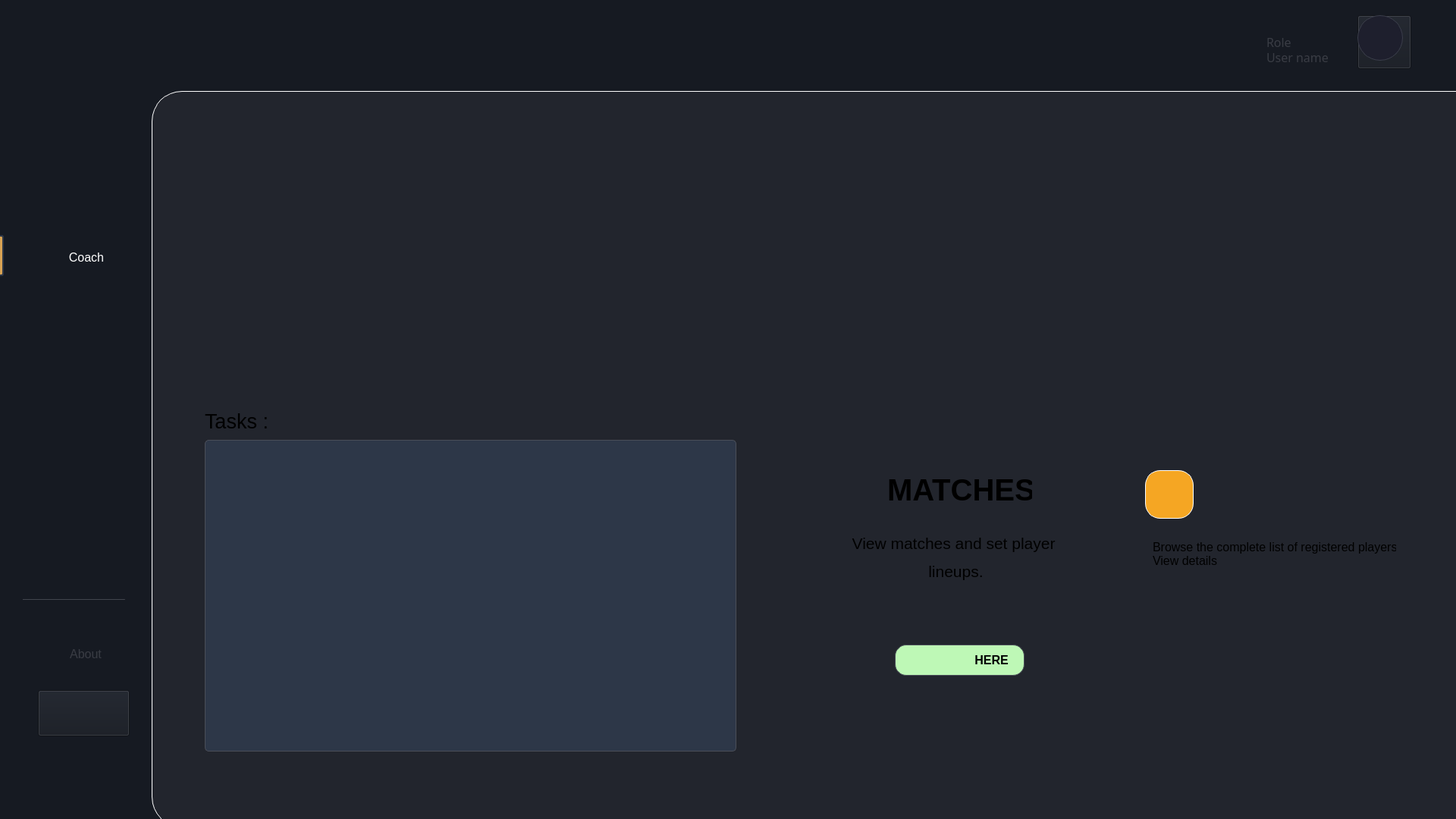
<?xml version="1.0" encoding="UTF-8"?>
<ui version="4.0">
 <class>CoachWindow</class>
 <widget class="QMainWindow" name="MainWindow">
  <property name="geometry">
   <rect>
    <x>0</x>
    <y>0</y>
    <width>1920</width>
    <height>1080</height>
   </rect>
  </property>
  <property name="windowTitle">
   <string>MainWindow</string>
  </property>
  <property name="styleSheet">
   <string notr="true">background-color: #161A22;</string>
  </property>
  <widget class="QWidget" name="centralwidget">
   <widget class="QWidget" name="widget_2" native="true">
    <property name="geometry">
     <rect>
      <x>200</x>
      <y>120</y>
      <width>1851</width>
      <height>971</height>
     </rect>
    </property>
    <property name="styleSheet">
     <string notr="true">background-color: #22252D;
border-radius:40px;
border: 1px solid #FFFFFF; /* Subtle blue-gray border */
</string>
    </property>
   </widget>
   <widget class="QLabel" name="label">
    <property name="geometry">
     <rect>
      <x>50</x>
      <y>30</y>
      <width>85</width>
      <height>85</height>
     </rect>
    </property>
    <property name="text">
     <string/>
    </property>
    <property name="pixmap">
     <pixmap>:/img/logo football.png</pixmap>
    </property>
    <property name="scaledContents">
     <bool>true</bool>
    </property>
   </widget>
   <widget class="Line" name="line_2">
    <property name="geometry">
     <rect>
      <x>-10</x>
      <y>310</y>
      <width>15</width>
      <height>54</height>
     </rect>
    </property>
    <property name="styleSheet">
     <string notr="true">QFrame#line_2 {
    background-color: #D8A353; /* Match the exact background color */
    border: 2px solid #2D3748; /* Darker border to contrast with background */
    border-radius: 3px;
}</string>
    </property>
    <property name="orientation">
     <enum>Qt::Orientation::Vertical</enum>
    </property>
   </widget>
   <widget class="QLabel" name="label_3">
    <property name="geometry">
     <rect>
      <x>30</x>
      <y>320</y>
      <width>35</width>
      <height>35</height>
     </rect>
    </property>
    <property name="styleSheet">
     <string notr="true">background-color: transparent;</string>
    </property>
    <property name="text">
     <string/>
    </property>
    <property name="pixmap">
     <pixmap>:/img/coach.png</pixmap>
    </property>
    <property name="scaledContents">
     <bool>true</bool>
    </property>
   </widget>
   <widget class="QPushButton" name="coachButton">
    <property name="geometry">
     <rect>
      <x>74</x>
      <y>327</y>
      <width>80</width>
      <height>24</height>
     </rect>
    </property>
    <property name="font">
     <font>
      <pointsize>12</pointsize>
     </font>
    </property>
    <property name="styleSheet">
     <string notr="true">background-color: transparent;
color:white;
border:0px;</string>
    </property>
    <property name="text">
     <string>Coach</string>
    </property>
    <property name="iconSize">
     <size>
      <width>20</width>
      <height>20</height>
     </size>
    </property>
   </widget>
   <widget class="Line" name="line">
    <property name="geometry">
     <rect>
      <x>30</x>
      <y>790</y>
      <width>135</width>
      <height>1</height>
     </rect>
    </property>
    <property name="styleSheet">
     <string notr="true">background-color: #393C44;</string>
    </property>
    <property name="orientation">
     <enum>Qt::Orientation::Horizontal</enum>
    </property>
   </widget>
   <widget class="QLabel" name="label_13">
    <property name="geometry">
     <rect>
      <x>30</x>
      <y>850</y>
      <width>28</width>
      <height>29</height>
     </rect>
    </property>
    <property name="styleSheet">
     <string notr="true">background-color: transparent;</string>
    </property>
    <property name="text">
     <string/>
    </property>
    <property name="pixmap">
     <pixmap>:/img/language.png</pixmap>
    </property>
    <property name="scaledContents">
     <bool>true</bool>
    </property>
   </widget>
   <widget class="QLabel" name="label_14">
    <property name="geometry">
     <rect>
      <x>30</x>
      <y>920</y>
      <width>28</width>
      <height>29</height>
     </rect>
    </property>
    <property name="styleSheet">
     <string notr="true">background-color: transparent;</string>
    </property>
    <property name="text">
     <string/>
    </property>
    <property name="pixmap">
     <pixmap resource="../images.qrc">:/img/logout.png</pixmap>
    </property>
    <property name="scaledContents">
     <bool>true</bool>
    </property>
   </widget>
   <widget class="QPushButton" name="LogOutButton">
    <property name="geometry">
     <rect>
      <x>80</x>
      <y>920</y>
      <width>80</width>
      <height>24</height>
     </rect>
    </property>
    <property name="font">
     <font>
      <pointsize>12</pointsize>
     </font>
    </property>
    <property name="styleSheet">
     <string notr="true">background-color: transparent;
color:#393C44;
border:0px;</string>
    </property>
    <property name="text">
     <string>Log Out</string>
    </property>
    <property name="iconSize">
     <size>
      <width>20</width>
      <height>20</height>
     </size>
    </property>
   </widget>
   <widget class="QPushButton" name="LogOutButton_2">
    <property name="geometry">
     <rect>
      <x>73</x>
      <y>850</y>
      <width>80</width>
      <height>24</height>
     </rect>
    </property>
    <property name="font">
     <font>
      <pointsize>12</pointsize>
     </font>
    </property>
    <property name="styleSheet">
     <string notr="true">background-color: transparent;
color:#393C44;
border:0px;</string>
    </property>
    <property name="text">
     <string>About</string>
    </property>
    <property name="iconSize">
     <size>
      <width>20</width>
      <height>20</height>
     </size>
    </property>
   </widget>
   <widget class="QLabel" name="label_2">
    <property name="geometry">
     <rect>
      <x>200</x>
      <y>0</y>
      <width>1672</width>
      <height>515</height>
     </rect>
    </property>
    <property name="styleSheet">
     <string notr="true">background-color: transparent;</string>
    </property>
    <property name="text">
     <string/>
    </property>
    <property name="pixmap">
     <pixmap resource="../images.qrc">:/img/HEADER.png</pixmap>
    </property>
    <property name="scaledContents">
     <bool>true</bool>
    </property>
   </widget>
   <widget class="QLabel" name="label_4">
    <property name="geometry">
     <rect>
      <x>270</x>
      <y>530</y>
      <width>141</width>
      <height>51</height>
     </rect>
    </property>
    <property name="font">
     <font>
      <pointsize>20</pointsize>
     </font>
    </property>
    <property name="styleSheet">
     <string notr="true">background-color: transparent;</string>
    </property>
    <property name="text">
     <string>Tasks :</string>
    </property>
   </widget>
   <widget class="QListView" name="listView">
    <property name="geometry">
     <rect>
      <x>270</x>
      <y>580</y>
      <width>701</width>
      <height>411</height>
     </rect>
    </property>
    <property name="styleSheet">
     <string notr="true">QListView#listView {
    background-color: #2D3748; /* Matches the sidebar background */
    border: 1px solid #4A4E58; /* Subtle border matching chart borders */
    border-radius: 5px; /* Slightly rounded corners for a modern look */
    color: #FFFFFF; /* White text for contrast */
    font: 12pt &quot;Arial&quot;; /* Matches the font style used elsewhere */
}

QListView#listView::item {
    background-color: #2D3748; /* Item background matches the list background */
    padding: 10px; /* Spacing for better readability */
    color: #FFFFFF; /* White text for items */
}

QListView#listView::item:hover {
    background-color: #F5A623; /* Golden highlight on hover to match accents */
    color: #1A2526; /* Dark text for contrast on hover */
}

QListView#listView::item:selected {
    background-color: #D8A353; /* Slightly lighter gold for selected items */
    color: #1A2526; /* Dark text for contrast when selected */
    border: none; /* Remove any default border */
}</string>
    </property>
   </widget>
   <widget class="QLabel" name="label_5">
    <property name="geometry">
     <rect>
      <x>1480</x>
      <y>590</y>
      <width>389</width>
      <height>400</height>
     </rect>
    </property>
    <property name="styleSheet">
     <string notr="true">background-color: transparent;</string>
    </property>
    <property name="text">
     <string/>
    </property>
    <property name="pixmap">
     <pixmap resource="../images.qrc">:/img/viewLabel.png</pixmap>
    </property>
    <property name="scaledContents">
     <bool>true</bool>
    </property>
   </widget>
   <widget class="QPushButton" name="Viewplayers">
    <property name="geometry">
     <rect>
      <x>1510</x>
      <y>620</y>
      <width>64</width>
      <height>64</height>
     </rect>
    </property>
    <property name="styleSheet">
     <string notr="true">/* Style for the pushButton_4 */
QPushButton#Viewplayers {
    background-color: #F5A623; /* Original background color */
    color: #1A2633; /* Dark blue text */
    border: 1px solid white; /* Subtle white border */
    border-radius: 20px;
    min-width: 62px;
    min-height: 62px;
    
}

QPushButton#Viewplayers:hover {
    background-color: #ffdba2; /* Lighter shade on hover */
    min-width: 70px; /* Slight size increase */
    min-height: 70px;
    
}

QPushButton#Viewplayers:pressed {
    background-color: #d68f1e; /* Darker shade when pressed */
    min-width: 62px; /* Original size */
    min-height: 62px;
   
}</string>
    </property>
    <property name="text">
     <string/>
    </property>
    <property name="icon">
     <iconset resource="../images.qrc">
      <normaloff>:/img/view.png</normaloff>:/img/view.png</iconset>
    </property>
    <property name="iconSize">
     <size>
      <width>42</width>
      <height>42</height>
     </size>
    </property>
   </widget>
   <widget class="QLabel" name="label_6">
    <property name="geometry">
     <rect>
      <x>1520</x>
      <y>710</y>
      <width>321</width>
      <height>41</height>
     </rect>
    </property>
    <property name="font">
     <font>
      <pointsize>12</pointsize>
     </font>
    </property>
    <property name="styleSheet">
     <string notr="true">background-color: transparent;</string>
    </property>
    <property name="text">
     <string>Browse the complete list of registered players.
View details</string>
    </property>
   </widget>
   <widget class="QLabel" name="label_7">
    <property name="geometry">
     <rect>
      <x>1060</x>
      <y>580</y>
      <width>401</width>
      <height>420</height>
     </rect>
    </property>
    <property name="styleSheet">
     <string notr="true">background-color: transparent;</string>
    </property>
    <property name="text">
     <string/>
    </property>
    <property name="pixmap">
     <pixmap resource="../images.qrc">:/img/matches.png</pixmap>
    </property>
    <property name="scaledContents">
     <bool>true</bool>
    </property>
   </widget>
   <widget class="QLabel" name="label_8">
    <property name="geometry">
     <rect>
      <x>1170</x>
      <y>620</y>
      <width>191</width>
      <height>51</height>
     </rect>
    </property>
    <property name="font">
     <font>
      <pointsize>30</pointsize>
      <bold>true</bold>
     </font>
    </property>
    <property name="styleSheet">
     <string notr="true">background-color: transparent;</string>
    </property>
    <property name="text">
     <string>MATCHES</string>
    </property>
   </widget>
   <widget class="QLabel" name="label_9">
    <property name="geometry">
     <rect>
      <x>1110</x>
      <y>690</y>
      <width>301</width>
      <height>91</height>
     </rect>
    </property>
    <property name="font">
     <font>
      <pointsize>16</pointsize>
      <bold>false</bold>
     </font>
    </property>
    <property name="styleSheet">
     <string notr="true">background-color: transparent;</string>
    </property>
    <property name="text">
     <string>&lt;html&gt;&lt;head/&gt;&lt;body&gt;&lt;p align=&quot;center&quot;&gt;View matches and set player &lt;/p&gt;&lt;p align=&quot;center&quot;&gt;lineups.&lt;/p&gt;&lt;/body&gt;&lt;/html&gt;</string>
    </property>
   </widget>
   <widget class="QPushButton" name="MatchesButton">
    <property name="geometry">
     <rect>
      <x>1180</x>
      <y>850</y>
      <width>171</width>
      <height>41</height>
     </rect>
    </property>
    <property name="font">
     <font>
      <pointsize>12</pointsize>
      <bold>true</bold>
     </font>
    </property>
    <property name="styleSheet">
     <string notr="true">  border: 1px solid #4A4E58; /* Subtle border matching chart borders */
    border-radius: 15px; /* Slightly rounded corners for a modern look */
background-color: #BEF8B6;
color:black;</string>
    </property>
    <property name="text">
     <string>                   HERE</string>
    </property>
   </widget>
   <widget class="QLabel" name="label_10">
    <property name="geometry">
     <rect>
      <x>1190</x>
      <y>858</y>
      <width>21</width>
      <height>25</height>
     </rect>
    </property>
    <property name="styleSheet">
     <string notr="true">background-color:transparent;</string>
    </property>
    <property name="text">
     <string/>
    </property>
    <property name="pixmap">
     <pixmap resource="../images.qrc">:/img/here.png</pixmap>
    </property>
    <property name="scaledContents">
     <bool>true</bool>
    </property>
   </widget>
   <widget class="QLabel" name="label_16">
    <property name="geometry">
     <rect>
      <x>1870</x>
      <y>50</y>
      <width>16</width>
      <height>10</height>
     </rect>
    </property>
    <property name="styleSheet">
     <string notr="true">background-color: transparent;</string>
    </property>
    <property name="text">
     <string/>
    </property>
    <property name="pixmap">
     <pixmap resource="../images.qrc">:/img/Vectorrrr.png</pixmap>
    </property>
    <property name="scaledContents">
     <bool>true</bool>
    </property>
   </widget>
   <widget class="QPushButton" name="logout">
    <property name="geometry">
     <rect>
      <x>50</x>
      <y>910</y>
      <width>121</width>
      <height>61</height>
     </rect>
    </property>
    <property name="styleSheet">
     <string notr="true">background: linear-gradient(45deg, #0288D1 0%, #03A9F4 100%);
border-radius: 30px;
transition: background 0.3s, transform 0.2s;
}
QPushButton:hover {
 background: linear-gradient(45deg, #03A9F4 0%, #4FC3F7 100%);
 transform: scale(1.1);
}
QPushButton:pressed {
 background: linear-gradient(45deg, #01579B 0%, #0288D1 100%);
 transform: scale(0.9);
}</string>
    </property>
    <property name="text">
     <string/>
    </property>
    <property name="icon">
     <iconset>
      <normaloff>:/images/logout.png</normaloff>:/images/logout.png</iconset>
    </property>
    <property name="iconSize">
     <size>
      <width>40</width>
      <height>40</height>
     </size>
    </property>
   </widget>
   <widget class="QPushButton" name="profileButton">
    <property name="geometry">
     <rect>
      <x>1790</x>
      <y>20</y>
      <width>71</width>
      <height>71</height>
     </rect>
    </property>
    <property name="styleSheet">
     <string notr="true">background: linear-gradient(45deg, #0288D1 0%, #03A9F4 100%);
border-radius: 30px;
transition: background 0.3s, transform 0.2s;
}
QPushButton:hover {
 background: linear-gradient(45deg, #03A9F4 0%, #4FC3F7 100%);
 transform: scale(1.1);
}
QPushButton:pressed {
 background: linear-gradient(45deg, #01579B 0%, #0288D1 100%);
 transform: scale(0.9);
}</string>
    </property>
    <property name="text">
     <string/>
    </property>
    <property name="icon">
     <iconset>
      <normaloff>:/images/logout.png</normaloff>:/images/logout.png</iconset>
    </property>
    <property name="iconSize">
     <size>
      <width>40</width>
      <height>40</height>
     </size>
    </property>
   </widget>
   <widget class="QLabel" name="dashboard_8">
    <property name="geometry">
     <rect>
      <x>1670</x>
      <y>40</y>
      <width>71</width>
      <height>31</height>
     </rect>
    </property>
    <property name="font">
     <font>
      <family>Franklin Gothic Book</family>
      <pointsize>12</pointsize>
     </font>
    </property>
    <property name="styleSheet">
     <string notr="true">background-color: transparent;
color:#393C44;</string>
    </property>
    <property name="text">
     <string>Role</string>
    </property>
   </widget>
   <widget class="QLabel" name="dashboard_9">
    <property name="geometry">
     <rect>
      <x>1670</x>
      <y>60</y>
      <width>81</width>
      <height>31</height>
     </rect>
    </property>
    <property name="font">
     <font>
      <family>Franklin Gothic Book</family>
      <pointsize>12</pointsize>
      <bold>false</bold>
     </font>
    </property>
    <property name="styleSheet">
     <string notr="true">background-color: transparent;
color:#393C44;</string>
    </property>
    <property name="text">
     <string>User name</string>
    </property>
   </widget>
   <widget class="QLabel" name="currentUserPhotoLabel">
    <property name="geometry">
     <rect>
      <x>1790</x>
      <y>20</y>
      <width>60</width>
      <height>60</height>
     </rect>
    </property>
    <property name="styleSheet">
     <string notr="true">background: #1E1F2D;
border: 1px solid #3A3D4A;
border-radius: 	30px;
box-shadow: 0 4px 10px rgba(0, 0, 0, 0.2);</string>
    </property>
    <property name="text">
     <string/>
    </property>
    <property name="scaledContents">
     <bool>true</bool>
    </property>
   </widget>
  </widget>
 </widget>
 <resources>
  <include location="../images.qrc"/>
 </resources>
 <connections/>
</ui>
